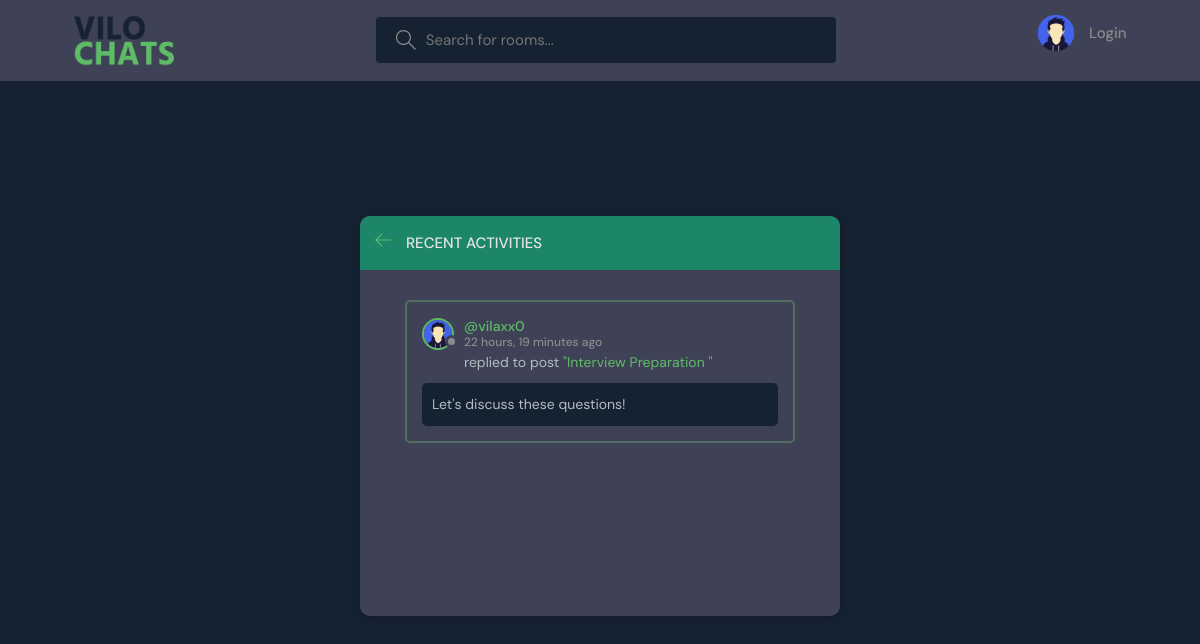
The page /activity/ on the database as committed earlier.
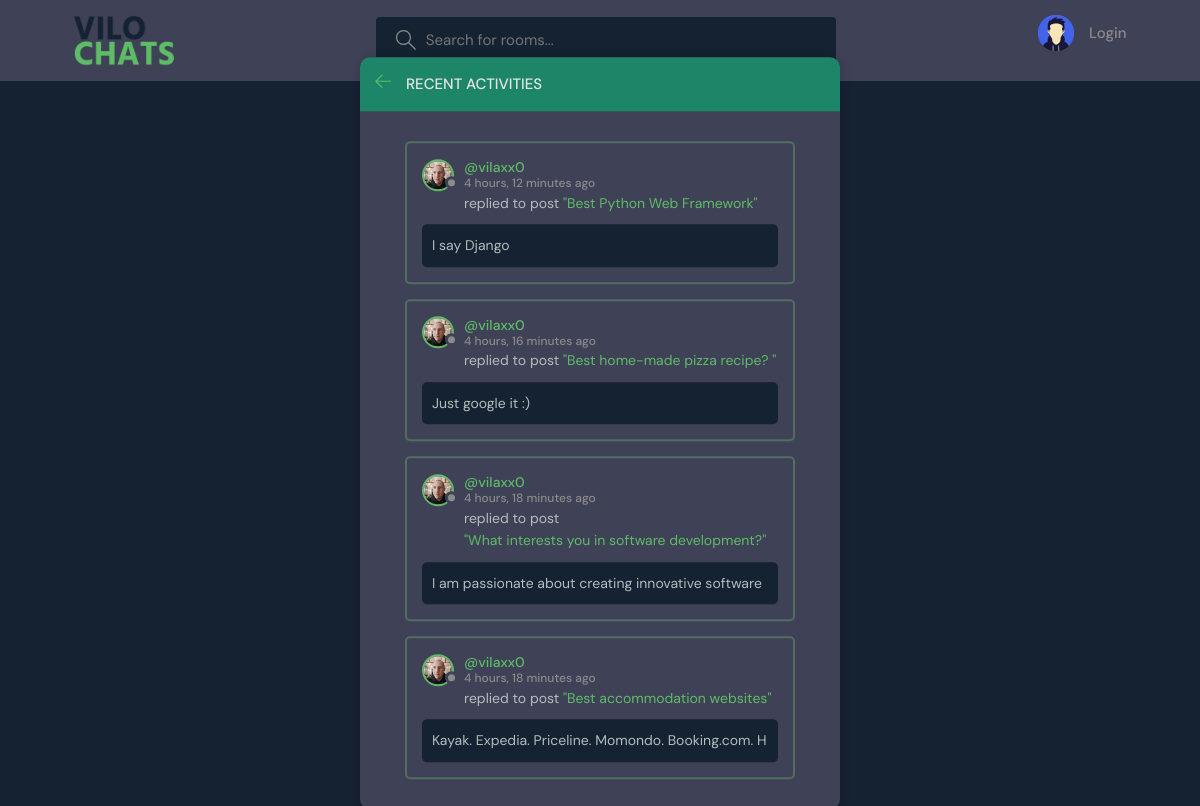
The same page on the database as committed later.
### base/models.py (models this page shows)
class Message(models.Model):
    user = models.ForeignKey(User, on_delete=models.CASCADE)
    room = models.ForeignKey(Room, on_delete=models.CASCADE)
    body = models.TextField()
    updated = models.DateTimeField(auto_now=True)
    created = models.DateTimeField(auto_now_add=True)
    class Meta:
        ordering = ['-updated', '-created']
    def __str__(self):
        return self.body[0:50]

class User(AbstractUser):
    name = models.CharField(max_length=200, null=True)
    email = models.EmailField(unique=True, max_length=200, null=True)
    bio = models.TextField(null=True, blank=True)
    avatar = models.ImageField(default="avatar.svg", null=True, blank=True)
    USERNAME_FIELD = 'email'
    REQUIRED_FIELDS = []

class Room(models.Model):
    host = models.ForeignKey(User, on_delete=models.SET_NULL, null=True)
    topic = models.ForeignKey(Topic, on_delete=models.SET_NULL, null=True)
    name = models.CharField(max_length=200)
    description = models.TextField(null=True, blank=True)
    participants = models.ManyToManyField(User, related_name='participants', blank=True)
    updated = models.DateTimeField(auto_now=True)
    created = models.DateTimeField(auto_now_add=True)
    class Meta:
        ordering = ['-updated', '-created']
    def __str__(self):
        return self.name

### base/views.py (the view)
# urls.py: path('activity/', views.activitiesPage, name="activities"),
def activitiesPage(request):
    room_messages = Message.objects.all()[:4]
    context = {'room_messages': room_messages}
    return render(request, 'base/activity.html', context)

### base/templates/base/activity.html (shortened to what this page needs)
{% extends 'main.html' %} {% block content %}
<main class="layout">
  <div class="container">
    <div class="layout__box">
      <div class="layout__boxHeader">
        <div class="layout__boxTitle">
          <a href="{% url 'home' %}">
            <svg
              version="1.1"
              xmlns="http://www.w3.org/2000/svg"
              width="32"
              height="32"
              viewBox="0 0 32 32"
            >
              <title>arrow-left</title>
              <path
                d="M13.723 2.286l-13.723 13.714 13.719 13.714 1.616-1.611-10.96-10.96h27.625v-2.286h-27.625l10.965-10.965-1.616-1.607z"
              ></path>
            </svg>
          </a>
          <h3>Recent Activities</h3>
        </div>
      </div>
      <div class="activities-page layout__body">
        {% for message in room_messages %}
        <div class="activities__box">
          <div class="activities__boxHeader roomListRoom__header">
            <a
              href="{% url 'user-profile' message.user.id %}"
              class="roomListRoom__author"
            >
              <div class="avatar avatar--small">
                <img src="{{message.user.avatar.url}}" />
              </div>
              <p>
                @{{message.user.username}}
                <span>{{message.created|timesince}} ago</span>
              </p>
            </a>
          </div>
          <div class="activities__boxContent">
            <p>
              replied to post
              <a href="{% url 'room' message.room.id %}">
                "{{ message.room }}"</a
              >
            </p>
            <div class="activities__boxRoomContent">{{message}}</div>
          </div>
        </div>
        {% endfor %}
      </div>
    </div>
  </div>
</main>
{% endblock content %}

Rows that differ between the two databases and show on the page:
no longer on this page (row unchanged): Message: user.avatar (placeholder picture), user.username "vilaxx0", created "22 hours, 19 minutes", room "Interview Preparation", body "Let's discuss these questions!"
added Message: user.avatar (picture), user.username "vilaxx0", created "4 hours, 12 minutes", room "Best Python Web Framework", body "I say Django"
added Message: user.avatar (picture), user.username "vilaxx0", created "4 hours, 16 minutes", room "Best home-made pizza recipe?", body "Just google it :)"
added Message: user.avatar (picture), user.username "vilaxx0", created "4 hours, 18 minutes", room "What interests you in software development?", body "I am passionate about creating innovative software"
added Message: user.avatar (picture), user.username "vilaxx0", created "4 hours, 18 minutes", room "Best accommodation websites", body "Kayak. Expedia. Priceline. Momondo. Booking.com. H"
